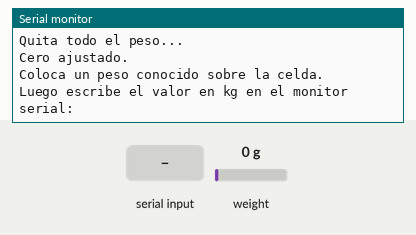
Simulated run of this sketch. Board: Arduino Uno, built with avr-gcc and run on an emulated ATmega328P. Shown: the last lines printed to the serial monitor. Inputs (shaded band) come from the test bench; at power-on: weight on the scale 0 g.

Above: at 7.2 s.
7.3 s: "90,45\n" received over Serial
At 8.5 s:
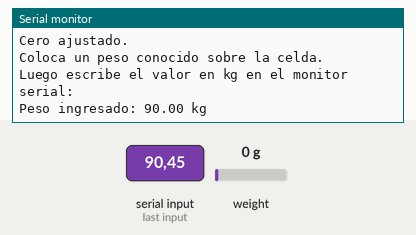
8.8 s: weight on the scale set to 100 g
At 12.5 s:
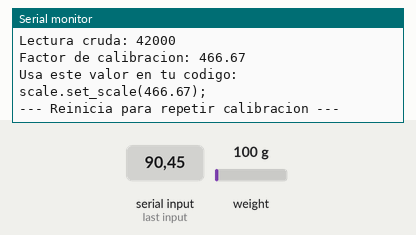

The sketch:

pesocalibrador.ino
```cpp
#include "HX711.h"

#define DT 40
#define SCK 41

HX711 scale;

float factor_calibracion = 1;
float peso_conocido = 0;

void setup() {
  Serial.begin(9600);
  scale.begin(DT, SCK);

  Serial.println("=== CALIBRACION CELDA DE CARGA ===");
  Serial.println("Quita todo el peso...");
  delay(5000);

  scale.tare(); // poner en cero
  Serial.println("Cero ajustado.");

  Serial.println("\nColoca un peso conocido sobre la celda.");
  Serial.println("Luego escribe el valor en kg en el monitor serial:");
}

void loop() {

  // Espera a que el usuario escriba el peso
  if (Serial.available()) {

    peso_conocido = Serial.parseFloat();

    Serial.print("Peso ingresado: ");
    Serial.print(peso_conocido);
    Serial.println(" kg");

    delay(2000); // tiempo para estabilizar

    long lectura = scale.get_value(20); // lectura cruda promedio

    Serial.print("Lectura cruda: ");
    Serial.println(lectura);

    factor_calibracion = lectura / peso_conocido;

    Serial.print("Factor de calibracion: ");
    Serial.println(factor_calibracion);

    Serial.println("\nUsa este valor en tu codigo:");
    Serial.print("scale.set_scale(");
    Serial.print(factor_calibracion);
    Serial.println(");");

    Serial.println("\n--- Reinicia para repetir calibracion ---");

    while (1); // detiene el programa
  }
}
```

Measured:
- after the input at 7.3 s, the serial monitor: prints a new line at once (image 1)
- after the input at 8.8 s, the serial monitor: prints a new line after 2.5 s (image 2)
